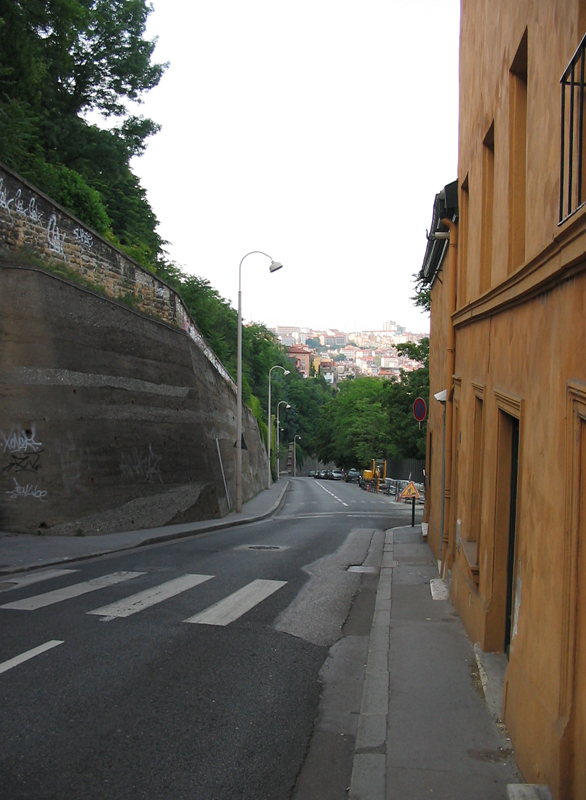
#> input picture Computer Vision/Lab1/images/crossing.png, 586 x 800 px, found by its file name
$ jupyter execute segmentation_for_students.ipynb
#> lines starting #> are read from the running program, lines starting #| are printed output that depends on the picture; after the words box and inside, x2 and y2 are one past the last pixel; in counts of white or black regions, pixels touching at a corner belong together
# TP 2 : Computer Vision

## Part 1 : segmentation

In this part of the TP, we are going to implement two approaches to image segmentation :

- algorithm of Otsu (histogram-based segmentation)
- a simple region-growing based algorithm

First, let us load some packages and define some helper functions (as in the previous TP)

[cell 1]
from matplotlib import pyplot as plt
import numpy as np
import imageio
from skimage import color

def read_image(file_name):
    img_color = imageio.imread(file_name)
    img_gray = color.rgb2gray(img_color)
    return img_gray,img_color

def write_image(img_in,file_name_out):
    imageio.imwrite(file_name_out, np.uint8(255.0*img_in))

def display_image(img_in):
    plt.figure(figsize=(10, 10))
    if (img_in.ndim == 2):
        plt.imshow(img_in,cmap='gray')
    elif (img_in.ndim == 3):
        # careful, in this case we supppose the pixel values are between 0 and 255
        plt.imshow(np.uint8(img_in))
    else:
        print('Error, unknown number of dimensions in image')
    return

file_dir = 'https://perso.telecom-paristech.fr/anewson/doc/images/'
file_name = 'crossing'
file_ext = '.png'
img_gray,_ = read_image(file_dir+file_name+file_ext)
#> in read_image, img_color is the input picture: shape (800, 586, 3); mean R, G, B 118.1, 112.7, 103.7
#> in read_image, `img_gray = color.rgb2gray(img_color)`:
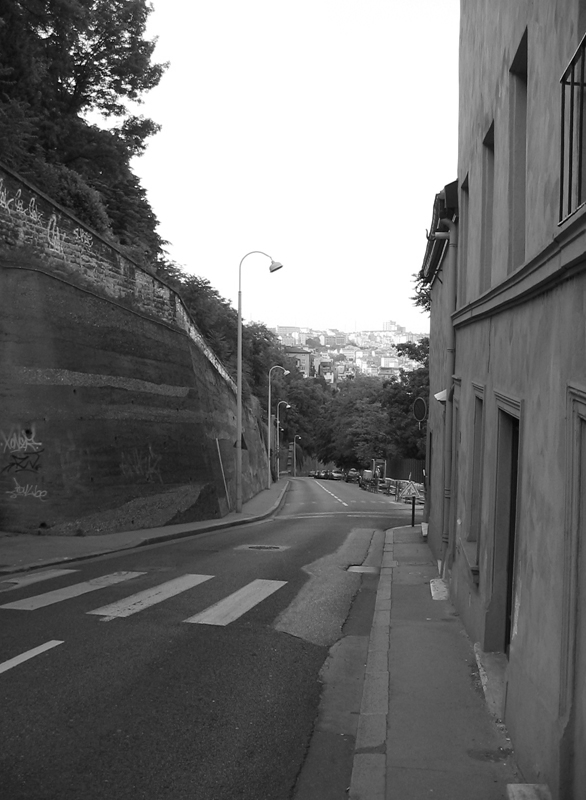
#> img_gray: shape (800, 586) float64; min 0, max 1, mean 0.444
display_image(img_gray)
img_gray.shape
#> Out = (800, 586)

## Otsu's algorithm

Otsu's method is based on finding a threshold to split the image into two separate segments, based simply on their grey-level values. Since the maximum number of grey-levels is finite (and small, 256), we can use an exhaustive search.

The grey-level threshold is the one that minimises the following criterion :

$argmin_{\tau} \omega_0(\tau)\sigma_0(\tau) + \omega_1(\tau)\sigma_1(t)$

where

- $\sigma_0(\tau)$ and $\sigma_1(\tau)$ are the variances of the pixels in the first and second regions
- $\omega_0(\tau)$ and $\omega_1(\tau)$ are weights of the first and second regions

and

- $\omega_0(\tau) = \sum_{p \in \Omega} \mathbb{1}_{\tau}(I(p)), \qquad$
- $\omega_1(\tau) = \sum_{p \in \Omega} 1-\mathbb{1}_{\tau}(I(p))$

and

$\mathbb{1}_{\tau}(I(p)) =\begin{cases}
        1 \; \text{if} \: I(p)<=\tau\\
        0 \; \text{otherwise}
\end{cases}$

Implement this algorithm in a function called ``segmentation_otsu``. Note : only analyse thresholds which produce two distinct regions : you cannot have a region with no pixels. Furthemore, remember that the image is normalised between 0 and 1, with 256 discrete values. Choose the threshold values accordingly.

[cell 2]
# This function returns the segmentation of the algorithm of otsu, as well as the threshold found
from skimage.filters import threshold_otsu

def segmentation_otsu(img):

    # FILL IN CODE HERE
    hist = np.histogram(img.flatten(), bins=256)[0]
    hist = hist / np.sum(hist)
    val = []
    for t in range(1, 255):
      val.append(np.sum(hist[:t]) * np.std(hist[:t]) + np.sum(hist[t:]) * np.std(hist[t:]) )

    tau_out = np.argmin(val) / 256
    img[img > tau_out] = 255
    img[img < tau_out] = 0
    seg_otstu_out = img

    return seg_otstu_out, tau_out

seg_otstu_out, tau_out = segmentation_otsu(img_gray)
#> in segmentation_otsu, `hist = np.histogram(img.flatten(), bins=256)[0]`: hist = 256 values, max 88434 at index 255, min 3 at index 3, mean 1831.2
#> in segmentation_otsu, `hist = hist / np.sum(hist)`: hist = 256 values, max 0.189 at index 255, min 6.4e-06 at index 3, mean 0.00391
#> after the loop in segmentation_otsu, `for t in range(1, 255):`: val = 254 values, max 0.021 at index 253, min 0.00711 at index 142, mean 0.00988
#> in segmentation_otsu, `tau_out = np.argmin(val) / 256`: tau_out = 0.555
#> in segmentation_otsu, `img[img > tau_out] = 255`:
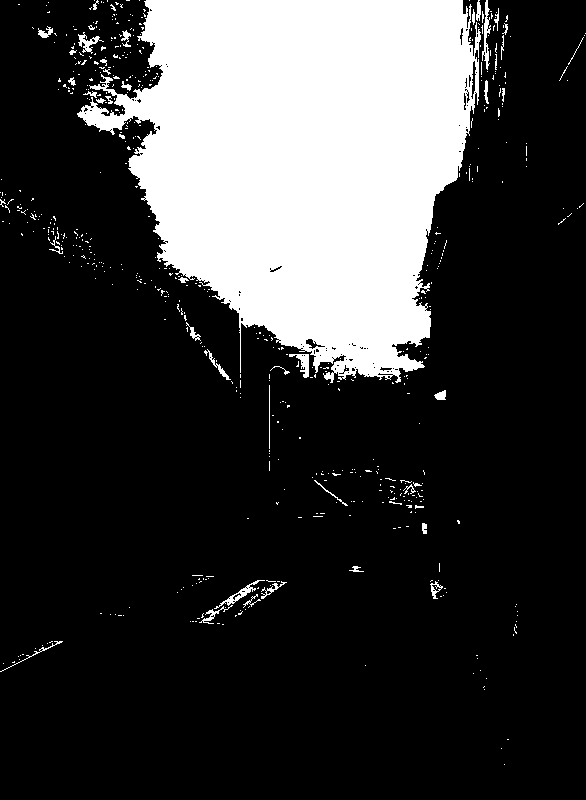
#> img: shape (800, 586) float64; min 0, max 255, mean 58.1
#> in segmentation_otsu, `img[img < tau_out] = 0`: img: shape (800, 586) float64; 22.7% white; 599 white regions (554 under 20 px), largest, box (x1, y1, x2, y2) and area: (77, 0, 481, 383) 101738, (482, 0, 491, 70) 257, (214, 580, 265, 609) 235
#> tau_out = 0.555

Carry out the segmentation on the input image and display the result

[cell 3]
img_out_otsu,tau = segmentation_otsu(img_gray)
#> tau = 0
display_image(img_out_otsu)
write_image(img_out_otsu,file_name+'_segmentation_otsu.png')

__Question__ What problem can you see with the segmentation result ? What morphological technique(s) (seen in the lesson) could you use to clean the result up ?

__Answer__

Carry out this technique to clean up the output image, and imwrite the result. You can find the necessary function(s) in the following package :

skimage.morphology

Choose the neighbourhood parameter of the functions to obtain the best results.

[cell 4]
from skimage.morphology import opening, closing

struct_size = 7
struct_el = np.ones((struct_size,struct_size))
img_out_otsu_cleaned = closing(opening(img_out_otsu, struct_el), struct_el) # FILL IN CODE HERE
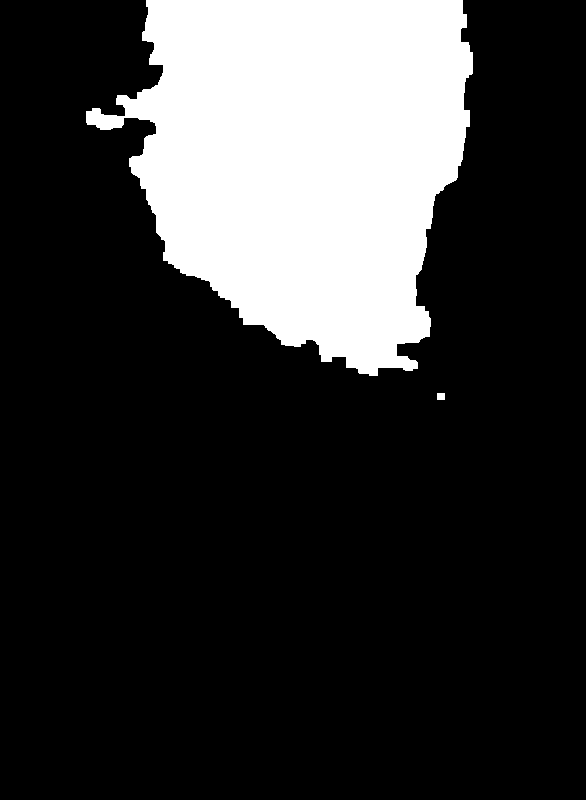
#> img_out_otsu_cleaned: shape (800, 586) float64; 21.2% white; 2 white regions, box (x1, y1, x2, y2) and area: (86, 0, 473, 376) 99259, (437, 393, 445, 400) 56

display_image(img_out_otsu_cleaned)
write_image(img_out_otsu_cleaned,file_name+'_segmentation_otsu_cleaned_1.png')

__Question__ In which order did you propose to carry out the morphological operations ? Why ?

__Answer__

Let's change the image, and carry out the segmentation again.

[cell 5]
file_name = 'town'
file_ext = '.png'
img_gray,_ = read_image(file_dir+file_name+file_ext)
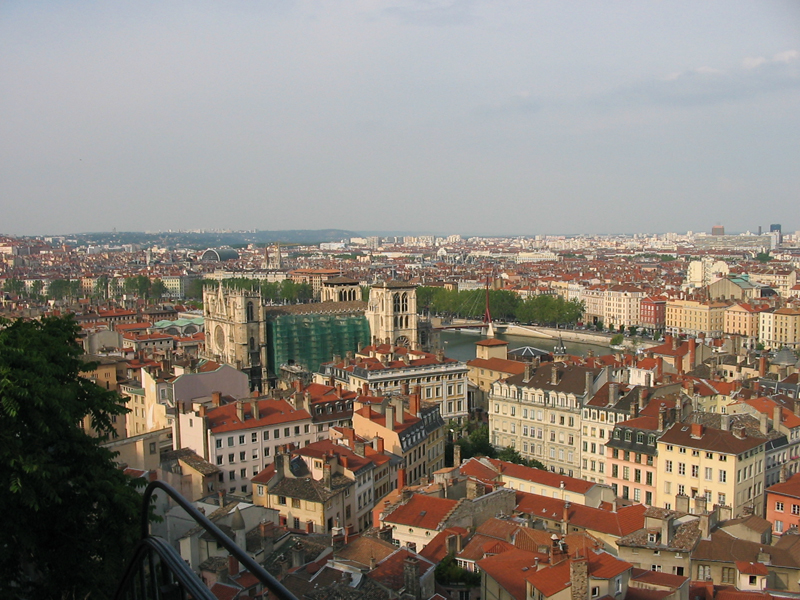
#> input picture Computer Vision/Lab1/images/town.png, 800 x 600 px, found by its file name
#> in read_image, img_color is the input picture: shape (600, 800, 3); mean R, G, B 140.3, 132, 122.7
#> in read_image (call 2), `img_gray = color.rgb2gray(img_color)`:
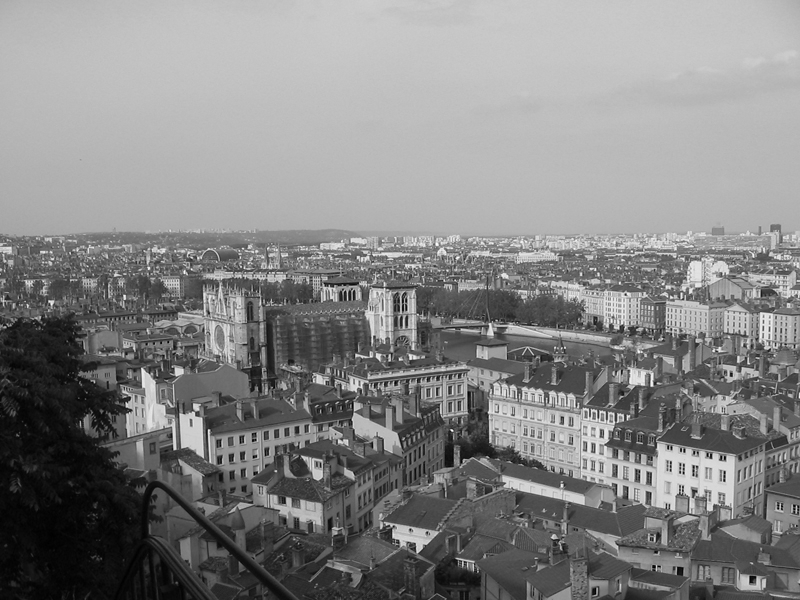
#> img_gray: shape (600, 800) float64; min 0, max 0.993, mean 0.522
display_image(img_gray)
img_gray.shape

img_out_otsu,tau = segmentation_otsu(img_gray)
#> in segmentation_otsu (call 3), `hist = np.histogram(img.flatten(), bins=256)[0]`: hist = 256 values, max 12059 at index 188, min 0 at index 253, mean 1875
#> in segmentation_otsu (call 3), `hist = hist / np.sum(hist)`: hist = 256 values, max 0.0251 at index 188, min 0 at index 253, mean 0.00391
#> after the loop in segmentation_otsu (call 3), `for t in range(1, 255):`: val = 254 values, max 0.00449 at index 219, min 0.00407 at index 138, mean 0.0043
#> in segmentation_otsu (call 3), `tau_out = np.argmin(val) / 256`: tau_out = 0.539
#> in segmentation_otsu (call 3), `img[img > tau_out] = 255`:
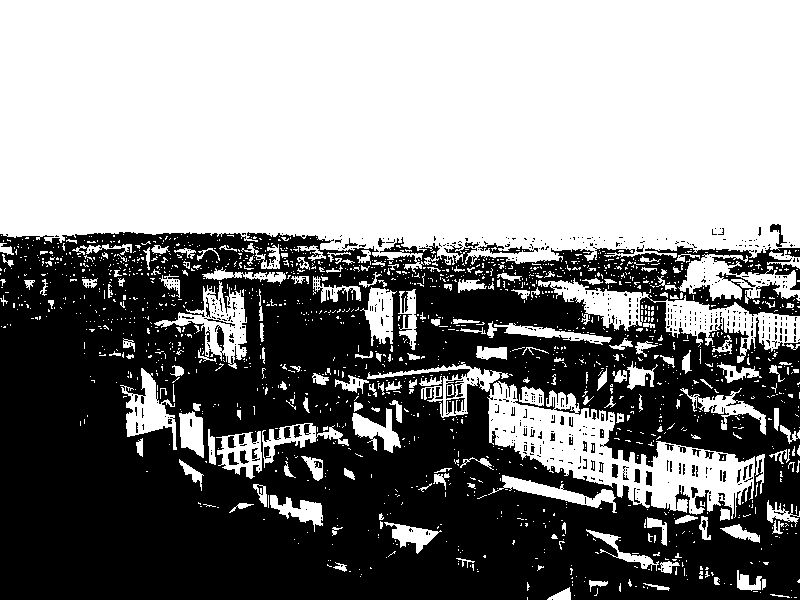
#> img: shape (600, 800) float64; min 0, max 255, mean 135.4
#> in segmentation_otsu (call 3), `img[img < tau_out] = 0`: img: shape (600, 800) float64; 53% white; 591 black regions (531 under 20 px), largest, box (x1, y1, x2, y2) and area: (0, 232, 800, 600) 220633, (478, 243, 538, 254) 224, (446, 379, 464, 399) 182
#> tau = 0.539
display_image(img_out_otsu)
write_image(img_out_otsu,file_name+'_segmentation_otsu.png')

As we can see, there is no notion of connectivity in the algorithm of Otsu (two regions far away can be in the same segment). For such a notion, we turn to region merging.

## Region merging

The region merging algorithm is quite simple : we start with a small region, and add new pixels progressively to the region. More precisely, at each iteration of the algorithm, we attempt to add the neighbours of the pixels in the current segmentation. We add new pixels according to the criterion :

- $I(p)$ is added to the region if the absolute difference between the pixel value and the region's average value is less than a threshold value (which you must set).

First, create a function called ``initialize_segmentation`` which initialises the segmentation with a small circular region centred on a given seed point (the seed point is an input). For this, the following function :

- scipy.ndimage.morphology.distance_transform_edt

can be useful.

[cell 6]
from scipy.ndimage.morphology import distance_transform_edt

def initialize_segmentation(seed_pt,img_shape):
    seg_init = np.zeros(img_shape)
    x = seed_pt[0]
    y = seed_pt[1]

    r = 5

    for i in range(r*2+1):
        for j in range(r*2+1):
            new_x = x + i - r
            new_y = y + j - r
            dist = np.sqrt((x-new_x)**2+(y-new_y)**2)
            if dist <= r:
                seg_init[new_x][new_y] = 1

    return seg_init

Now, create a function called ``segmentation_region_growing`` which carries out the region growing algorithm, with the criterion above, and which uses the ``initialize_segmentation`` function. Again, the functions from ``scipy.ndimage.morphology`` can be useful here.

__IMPORTANT NOTE__ Once a pixel has been added to the region, it is in the region permanently : it is not checked again in further iterations (otherwise we could remove pixels which were added).

[cell 7]
from scipy.ndimage import binary_dilation
def segmentation_region_growing(img,seed_pt,tau):
    seg_init = initialize_segmentation(seed_pt,img.shape)
    seg = seg_init.copy()
    average_pixels = 0

    average_pixels = np.mean(img[seg_init==1])

    tol = np.sum(seg) - 1
    dist = np.abs(img - average_pixels)
    while np.sum(seg) > tol: # if no new points are added
      tol = np.sum(seg)
      new_pix = binary_dilation(seg) - seg_init
      seg[(dist <= tau) & (new_pix == 1)] = 1

    return seg,seg_init

Carry out the segmentation on the input image with the seed point and threshold specified in the following code :

[cell 8]
seed_pt = np.asarray([130,350])
#> seed_pt = [130, 350]
tau = 20.0 * (1.0/256.0)
img_out_region_growing,seg_init = segmentation_region_growing(img_gray,seed_pt,tau)
#> in initialize_segmentation, `seg_init = np.zeros(img_shape)`: seg_init: shape (600, 800) float64; every value is 0
#> in initialize_segmentation, `x = seed_pt[0]`: x = 130
#> in initialize_segmentation, `y = seed_pt[1]`: y = 350
#> after the loop in initialize_segmentation, `for i in range(r*2+1):`:
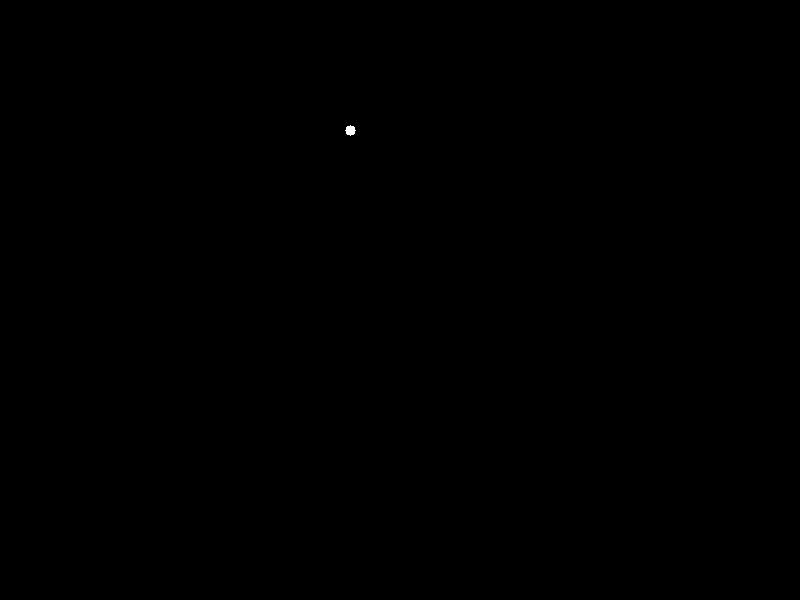
#> seg_init: shape (600, 800) float64; values 0 (black) and 1 (white), 0.02% white; 1 white region, box (x1, y1, x2, y2) and area: (345, 125, 356, 136) 81
#> in segmentation_region_growing, `average_pixels = np.mean(img[seg_init==1])`: average_pixels = 255
#> in segmentation_region_growing, `tol = np.sum(seg) - 1`: tol = 80
#> in segmentation_region_growing, `dist = np.abs(img - average_pixels)`:
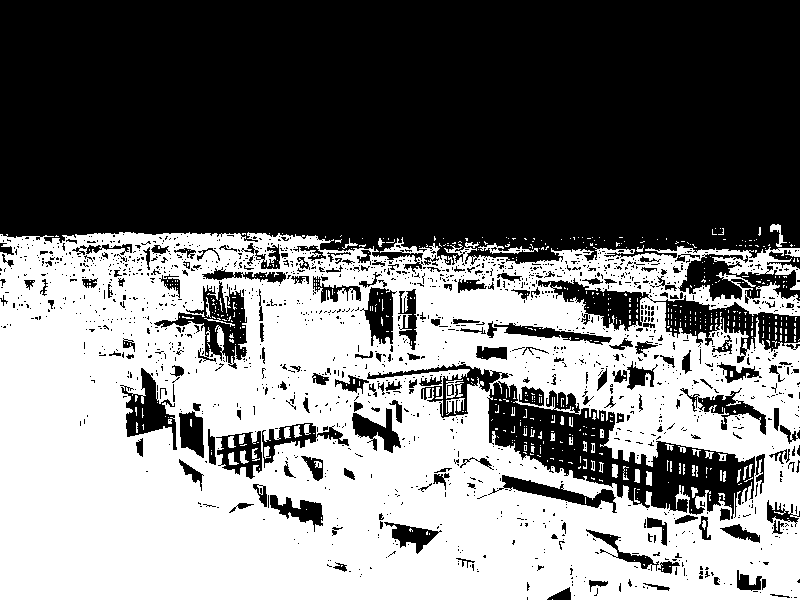
#> dist: shape (600, 800) float64; 47% white; 591 white regions (531 under 20 px), largest, box (x1, y1, x2, y2) and area: (0, 232, 800, 600) 220633, (478, 243, 538, 254) 224, (446, 379, 464, 399) 182
#> the loop in segmentation_region_growing, `while np.sum(seg) > tol:` made 573 passes
#> tol on passes 1 to 3: 81, 113, 149
#> after the loop in segmentation_region_growing, `while np.sum(seg) > tol:`:
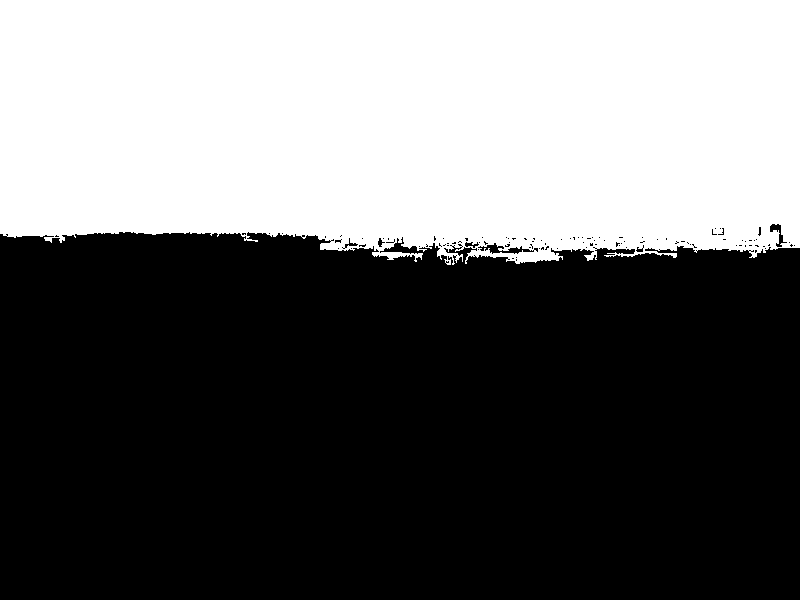
#> seg: shape (600, 800) float64; values 0 (black) and 1 (white), 40.7% white; 1 white region, box (x1, y1, x2, y2) and area: (0, 0, 800, 265) 195490
display_image(img_out_region_growing)
write_image(seg_init,file_name+'_segmentation_region_growing_init.png')
write_image(img_out_region_growing,file_name+'_segmentation_region_growing.png')
